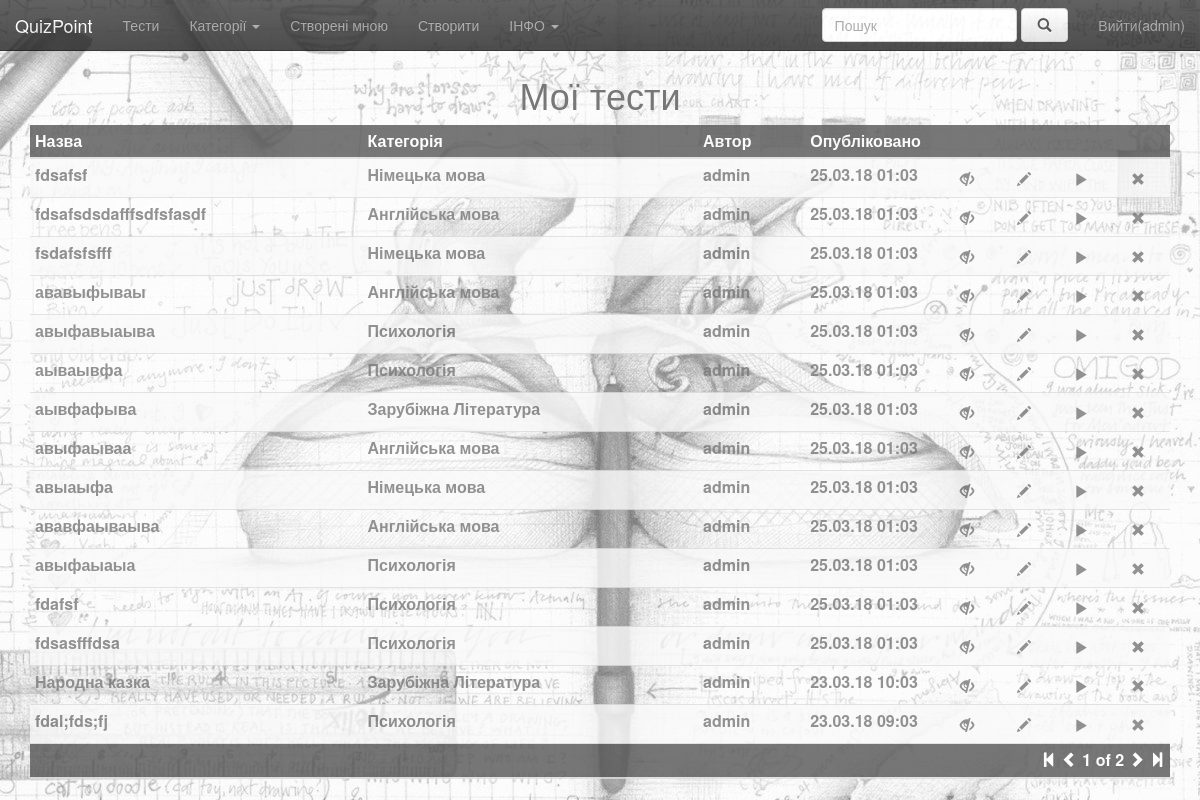
The page /my_item_list (signed in) on the database as committed earlier.
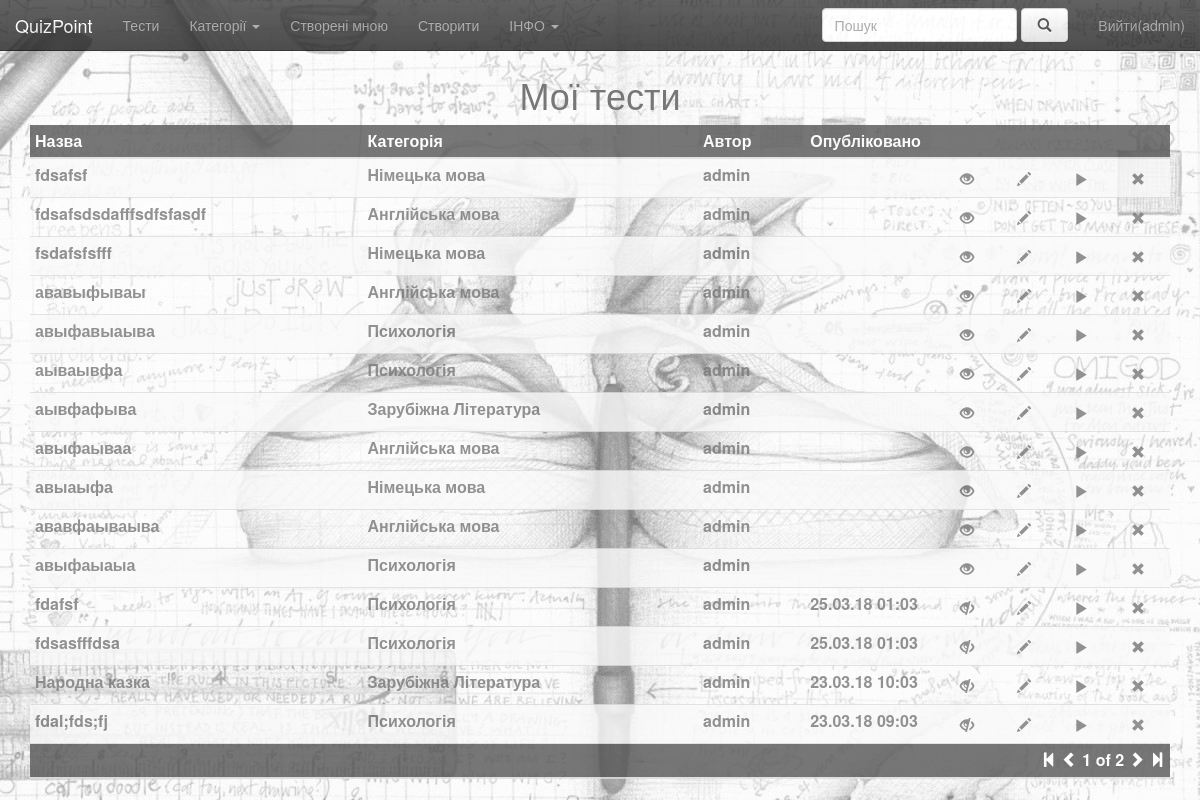
The same page on the database as committed later.
### QuizSite/models.py (models this page shows, shortened)
class Item(models.Model):
    author          = models.ForeignKey('auth.User', on_delete=models.CASCADE)
    title           = models.CharField(max_length=100, unique=True, verbose_name=u"Назва")
    category        = models.ForeignKey(Categories, on_delete=models.CASCADE, verbose_name=u"Категорія")
    quiz            = models.CharField(max_length=4000)
    created_date    = models.DateTimeField(default=timezone.now)
    published_date  = models.DateTimeField(blank=True, null=True)
    description     = models.CharField(max_length=150, verbose_name=u"Короткий опис")
    objects = models.Manager()
    published = PublishedManager()
    custom = CustomManager()

class Categories(models.Model):
    code=models.CharField(max_length=2, unique=True)
    name=models.CharField(max_length=20)
    def __str__(self):
        return self.name

### QuizSite/views.py (the view)
# urls.py: path(r'my_item_list', views.my_item_list, name='my_item_list'),
@login_required
def my_item_list(request):
    items=Item.custom.authorsItems(request.user)
    query = request.GET.get('q')
    by_category = request.GET.get('cat')
    if by_category:
        items=items.filter(category=by_category)
    if query:
        if len(query)>30:
            messages.append(request, 'В рядку пошуку не може бути більше 30 сиволів')
        else:
            items = items.filter(title__icontains=query)
    paginator = Paginator(items, 15)
    page=request.GET.get('page')
    item_list=paginator.get_page(page)
    return render(request, 'item_list_my.html', {'item_list': item_list})

### QuizSite/models.py (called while the page is built)
    def authorsItems(self, user):
        return self.filter(author=user).order_by('-created_date')

### QuizSite/myutils.py (called while the page is built)
def myrender(request, template, dictionary):
    dictionary.update({'template_name': template})
    return render(request, template, dictionary)

### QuizSite/templatetags/myfilters.py (called while the page is built)
@register.filter(name='split')
def split_filter(value, arg):
    return value.split(arg)

@register.inclusion_tag('categories.html')
def show_categories(user='all'):
    if user=='all':
        categories = Categories.objects.annotate(number_of=Count('item', filter=Q(item__published_date__isnull=False)))
    else:
        categories = Categories.objects.annotate(number_of=Count('item', filter=Q(item__author__username=user)))
    return {'categories': categories}

@register.simple_tag
def build_url(field_name, value, urlencode=None):
    url = '?{}={}'.format(field_name, value)
    if urlencode:
        querystring = urlencode.split('&')
        filtered_querystring = filter(lambda p: p.split('=')[0] != field_name, querystring)
        encoded_querystring = '&'.join(filtered_querystring)
        if encoded_querystring:
            url = '{}&{}'.format(url, encoded_querystring)
    return url

### QuizSite/templates/item_list_my.html (shortened to what the changed rows need)
{% extends 'base.html' %}
{% load myfilters %}
{% block content %}
    <div id="headerwarp">
        <div class="container">
            <div class="row centered">
                <div class="col-lg-8 col-lg-offset-2">
                    <h1 class="text-muted">Мої тести {% if request.GET.cat %}<span class="badge">{% get_category request.GET.cat %}</span>{% endif %}</h1>
                </div>
            </div>
        </div>
    </div>
    <div class="container">
        <div class="table-responsive">
            <table class="table table-striped table-hover table-condensed">
                <thead>
                    <tr class="dark">
                        <th class="textInHeader">Назва</th>
                        <th class="textInHeader">Категорія</th>
                        <th class="textInHeader">Автор</th>
                        <th class="textInHeader" style="width:12%">Опубліковано</th>
                        <th class="textInHeader" style="width:5%"></th>
                        <th class="textInHeader" style="width:5%"></th>
                        <th class="textInHeader" style="width:5%"></th>
                        <th class="textInHeader" style="width:5%"></th>
                    </tr>
                </thead>
                <tbody>
                    {% for item in item_list %}
                    <tr>
                        <th class="text-muted">
                            <div class="titleToDisplay">
                                {{ item.title }} <span class="descriptionToDisplay">{{ item.description }}</span>
                            </div>
                        </th>
                        <th class="text-muted">{{ item.category }}</th>
                        <th class="text-muted">{{ item.author }}</th>
                        <th class="text-muted">
                        {% if item.published_date %}
                            {{ item.published_date | date:"d.m.y h:m"  }}
                        {% endif %}
                        </th>
                        <th class="text-muted">
                            {% if item.published_date %}
                                <a href="{% url 'QuizSite:hide' id=item.id %}" class="btn btn-link" onclick="return confirm('Прибрати тест з загального доступу?')">
                                    <span class="glyphicon glyphicon-eye-close text-muted changable_link" >
                                    </span>
                                </a>
                            {% else %}
                                <a href="{% url 'QuizSite:publish' id=item.id %}" class="btn btn-link" onclick="return confirm('Опублікувати тест?')">
                                    <span class="glyphicon glyphicon-eye-open text-muted changable_link">
                                    </span>
                                </a>
                            {% endif %}
                        </th>
                        <th class="text-muted">
                            <a href="{% url 'QuizSite:edit_item' id=item.id %}" class="btn btn-link" onclick="return confirm('Редагувати тест?')">
                                <span class="glyphicon glyphicon-pencil text-muted changable_link">
                                </span>
                            </a>
                        </th>
                        <th class="text-muted">
                            <a href="{% url 'QuizSite:run_quiz' id=item.id %}" class="btn btn-link">
                                <span class="glyphicon glyphicon-play text-muted changable_link">
                                </span>
                            </a>
                        </th>
                        <th class="text-muted">
                            <a href="{% url 'QuizSite:item_delete' id=item.id %}" class="btn btn-link" onclick="return confirm('Ви впевнені, що хочете видалити тест?')">
                                <span class="glyphicon glyphicon-remove text-muted changable_link">
                                </span>
                            </a>
                        </th>
                    </tr>
                    {% endfor %}
                </tbody>
                <thead>
                    <tr class="dark">
                        <th colspan="8" class="textInHeader">
                            {% include "pagination.html" with item_list=item_list request=request %}
                        </th>
                    </tr>
                </thead>
            </table>
        </div>
    </div>
{% endblock %}

### QuizSite/templates/base.html (shortened to what this page needs)
{% load staticfiles %}
{% load myfilters %}
<html>
<head>
    <link rel="stylesheet" href="https://maxcdn.bootstrapcdn.com/bootstrap/3.3.7/css/bootstrap.min.css">
    <link rel="stylesheet" href="https://maxcdn.bootstrapcdn.com/bootstrap/3.3.7/css/bootstrap-theme.min.css">
    <link rel="stylesheet" type="text/css" href="{% static 'styles/main.css' %}">
</head>
<body>
<nav class="navbar navbar-inverse navbar-fixed-top" role="navigation">
    <div class="container-fluid">
      <div class="navbar-header">
        <a class="navbar-brand" href="{% url 'QuizSite:main' %}">QuizPoint</a>
      </div>
      <div class="collapse navbar-collapse" id="bs-example-navbar-collapse-1">
        <ul class="nav navbar-nav">
          <li><a href="{% url 'QuizSite:item_list' %}">Тести</a></li>
          <li class="dropdown">
              <a href="#" class="dropdown-toggle" data-toggle="dropdown">Категорії <b class="caret"></b></a>
          </li>
            {% if user.is_authenticated %}
                <li><a href="{% url 'QuizSite:my_item_list' %}">Створені мною</a></li>
                <li><a href="{% url 'QuizSite:create_item' %}">Створити</a></li>
            {% endif %}
          <li class="dropdown">
            <a href="#" class="dropdown-toggle" data-toggle="dropdown">ІНФО <b class="caret"></b></a>
          </li>
        </ul>
        <ul class="nav navbar-nav navbar-right">
            {% if template_name in 'item_list.html,item_list_my.html,main.html'|split:',' %}
              <li>
                  <form class="navbar-form navbar-left" role="search" method="GET">
                    <div class="form-group">
                        <input type="text" class="form-control" placeholder="Пошук" maxlength="30" name="q" value="{{ request.GET.q }}">
                    </div>
                    <button type="submit" class="btn btn-default">&nbsp<span class="glyphicon glyphicon-search"></span>&nbsp</button>
                  </form>
              </li>
            {% endif %}
            {% if user.is_authenticated %}
                <li><a href="{% url 'QuizSite:logout_user' %}">Вийти({{ user.username }})</a></li>
            {% else %}
                <li><a href="{% url 'QuizSite:login_user' %}">Увійти</a></li>
            {% endif %}
        </ul>
      </div>
    </div>
  </nav>
  {% block content %}
  {% endblock %}
</body>
</html>

Rows that differ between the two databases and show on the page:
changed Item "fdsafsf": published_date "25.03.18 01:03" → (not shown)
changed Item "fdsafsdsdafffsdfsfasdf": published_date "25.03.18 01:03" → (not shown)
changed Item "fsdafsfsfff": published_date "25.03.18 01:03" → (not shown)
changed Item "ававыфываы": published_date "25.03.18 01:03" → (not shown)
changed Item "авыфавыаыва": published_date "25.03.18 01:03" → (not shown)
changed Item "аываывфа": published_date "25.03.18 01:03" → (not shown)
changed Item "аывфафыва": published_date "25.03.18 01:03" → (not shown)
changed Item "авыфаываа": published_date "25.03.18 01:03" → (not shown)
changed Item "авыаыфа": published_date "25.03.18 01:03" → (not shown)
changed Item "ававфаываыва": published_date "25.03.18 01:03" → (not shown)
changed Item "авыфаыаыа": published_date "25.03.18 01:03" → (not shown)
